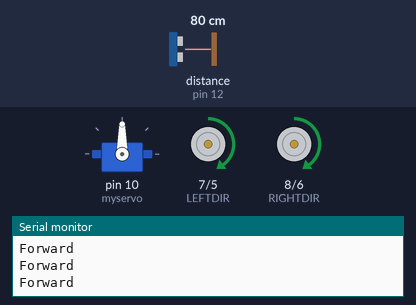
Simulated run of this sketch. Board: Arduino Uno, built with avr-gcc and run on an emulated ATmega328P. Parts: servo, direction and speed pins drawn as motors (green arrow = direction pin HIGH = forward, orange = LOW = backward, longer = more drive), the last lines printed to the serial monitor. Wiring (inferred from the names in the program): ultrasonic range finder: trigger pin 13; echo pin 12. The test bench sets the inputs (shaded band); at power-on: distance to the obstacle (sensor on pin 12) 80 cm. The echo pulse lasts 58.3 µs per cm.

Above: at 1.8 s.
1.9 s: distance to the obstacle (sensor on pin 12) set to 25 cm
3.4 s: distance to the obstacle (sensor on pin 12) set to 20 cm
At 5.0 s:
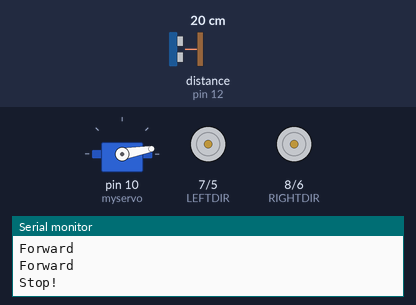
6.5 s: distance to the obstacle (sensor on pin 12) set to 2 cm
At 9.4 s:
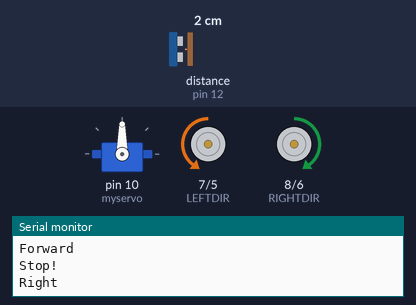
9.6 s: distance to the obstacle (sensor on pin 12) set to 35 cm
At 10.6 s:
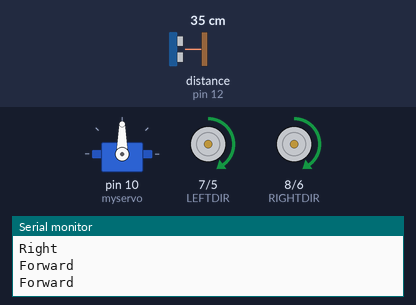
Timing chart, 0 to 12.3 s (numbered marks = the images above; inputs shaded):
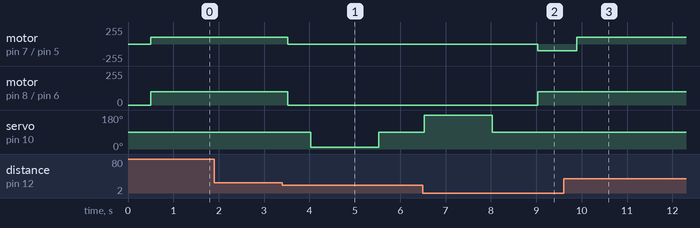

Measured:
- the behaviour switches between 22 and 21 cm on distance to the obstacle (sensor on pin 12) (found by bisection; images 0 and 1)
- after the input at 3.4 s, motor on pin 7 (LEFTDIR) / pin 5 (LEFTPWM), motor on pin 8 (RIGHTDIR) / pin 6 (RIGHTPWM): forward 100/255 → stopped after 0.12 s; servo on pin 10 (myservo): 90° → 10° after 0.62 s, → 90° 1.5 s later
- after the input at 6.5 s, motor on pin 8 (RIGHTDIR) / pin 6 (RIGHTPWM): stopped → forward 100/255 after 2.5 s
- after the input at 9.6 s, motor on pin 7 (LEFTDIR) / pin 5 (LEFTPWM): backward 100/255 → forward 100/255 after 0.29 s; motor on pin 8 (RIGHTDIR) / pin 6 (RIGHTPWM): stays forward 100/255 (without the input it goes to stopped after 0.29 s); servo on pin 10 (myservo): stays 90° (without the input it goes to 10° after 0.79 s)

The sketch:

Day3_ObstacleAvoidance.ino
```cpp
#include <Servo.h>  //servo library
Servo myservo;      // create servo object to control servo

int Echo = 12;
int Trig = 13;

#define LEFTPWM 5
#define RIGHTPWM 6
#define DCPOWER 3
#define LEFTDIR 7
#define RIGHTDIR 8
#define carSpeed 100
int rightDistance = 0, leftDistance = 0, middleDistance = 0;

void forward(){
  analogWrite(LEFTPWM, carSpeed);
  analogWrite(RIGHTPWM, carSpeed);
  digitalWrite(DCPOWER, HIGH);
  digitalWrite(LEFTDIR, HIGH);
  digitalWrite(RIGHTDIR, HIGH);
  Serial.println("Forward");
}

void back() {
  analogWrite(LEFTPWM, carSpeed);
  analogWrite(RIGHTPWM, carSpeed);
  digitalWrite(DCPOWER, HIGH);
  digitalWrite(LEFTDIR, LOW);
  digitalWrite(RIGHTDIR, LOW);
  Serial.println("Back");
}

void left() {
  analogWrite(LEFTPWM, carSpeed);
  analogWrite(RIGHTPWM, carSpeed);
  digitalWrite(DCPOWER, HIGH);
  digitalWrite(LEFTDIR, HIGH);
  digitalWrite(RIGHTDIR, LOW);
  Serial.println("Left");
}

void right() {
  analogWrite(LEFTPWM, carSpeed);
  analogWrite(RIGHTPWM, carSpeed);
  digitalWrite(DCPOWER, HIGH);
  digitalWrite(LEFTDIR, LOW);
  digitalWrite(RIGHTDIR, HIGH);
  Serial.println("Right");
}

void stop() {
  digitalWrite(LEFTPWM, LOW);
  digitalWrite(RIGHTPWM, LOW);
  Serial.println("Stop!");
}

//Ultrasonic distance measurement Sub function
int Distance_test() {
  digitalWrite(Trig, LOW);
  delayMicroseconds(2);
  digitalWrite(Trig, HIGH);
  delayMicroseconds(20);
  digitalWrite(Trig, LOW);
  float Fdistance = pulseIn(Echo, HIGH);
  Fdistance= Fdistance *.034/2;
  return (int)Fdistance;
}

void setup() {
  myservo.attach(10);  // attach servo on pin 3 to servo object
  Serial.begin(9600);
  pinMode(Echo, INPUT);
  pinMode(Trig, OUTPUT);
  pinMode(DCPOWER, OUTPUT);
  pinMode(LEFTDIR, OUTPUT);
  pinMode(RIGHTDIR, OUTPUT);
  pinMode(LEFTPWM, OUTPUT);
  pinMode(RIGHTPWM, OUTPUT);
  stop();
}

void loop() {
    myservo.write(90);  //setservo position according to scaled value
    delay(500);
    middleDistance = Distance_test();

    if(middleDistance <= 20) {
      stop();
      delay(500);
      myservo.write(10);
      delay(1000);
      rightDistance = Distance_test();

      delay(500);
      myservo.write(90);
      delay(1000);
      myservo.write(180);
      delay(1000);
      leftDistance = Distance_test();

      delay(500);
      myservo.write(90);
      delay(1000);
      if(rightDistance > leftDistance) {
        right();
        delay(360);
      }
      else if(rightDistance < leftDistance) {
        left();
        delay(360);
      }
      else if((rightDistance <= 20) || (leftDistance <= 20)) {
        back();
        delay(180);
      }
      else {
        forward();
      }
    }
    else {
        forward();
    }
}
```
